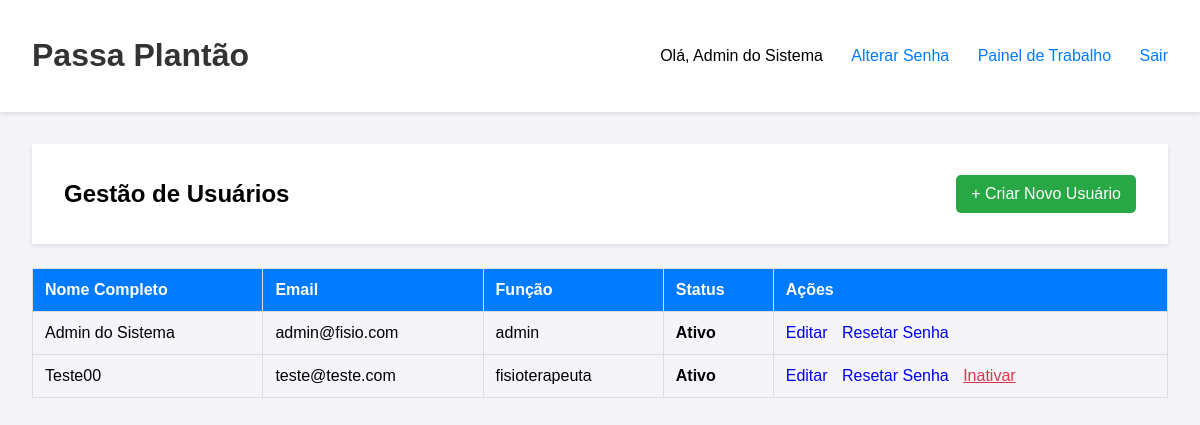
Screenshot of /admin/usuarios (signed in) with the database file from the repository.
### tables this page shows
CREATE TABLE usuarios (
        id INTEGER PRIMARY KEY AUTOINCREMENT,
        nome_completo TEXT NOT NULL,
        email TEXT NOT NULL UNIQUE,
        senha_hash TEXT NOT NULL,
        funcao TEXT NOT NULL DEFAULT 'fisioterapeuta',
        status TEXT NOT NULL DEFAULT 'Ativo',
        precisa_trocar_senha INTEGER NOT NULL DEFAULT 0
    );

### app.py (the view)
@app.route('/admin/usuarios')
@login_required
@admin_required
def lista_usuarios():
    conn = get_db_connection()
    usuarios = conn.execute('SELECT id, nome_completo, email, funcao, status FROM usuarios ORDER BY nome_completo').fetchall()
    conn.close()
    return render_template('admin/lista_usuarios.html', usuarios=usuarios)

### app.py (called while the page is built)
def admin_required(f):
    @wraps(f)
    def decorated_function(*args, **kwargs):
        if not current_user.is_authenticated or current_user.funcao != 'admin':
            flash('Acesso negado. Você precisa ser um administrador para ver esta página.', 'error')
            return redirect(url_for('painel_diario'))
        return f(*args, **kwargs)
    return decorated_function

@app.before_request
def check_force_password_change():
    if current_user.is_authenticated and \
       request.endpoint not in ['logout', 'alterar_senha', 'static']:
        conn = get_db_connection()
        user_data = conn.execute('SELECT precisa_trocar_senha FROM usuarios WHERE id = ?', (current_user.id,)).fetchone()
        conn.close()
        if user_data and user_data['precisa_trocar_senha'] == 1:
            flash('Por segurança, você precisa definir uma nova senha antes de continuar.', 'warning')
            return redirect(url_for('alterar_senha'))

@login_manager.user_loader
def load_user(user_id):
    conn = get_db_connection()
    user_data = conn.execute('SELECT * FROM usuarios WHERE id = ?', (user_id,)).fetchone()
    conn.close()
    if user_data:
        return Usuario(id=user_data['id'], nome_completo=user_data['nome_completo'], email=user_data['email'], funcao=user_data['funcao'])
    return None

def get_db_connection():
    conn = sqlite3.connect(DB_NAME)
    conn.row_factory = sqlite3.Row
    return conn

### templates/admin/lista_usuarios.html (shortened to what this page needs)
{% extends 'base.html' %}
{% block content %}
<div class="header" style="display: flex; justify-content: space-between; align-items: center;">
    <h2>Gestão de Usuários</h2>
    <a href="{{ url_for('criar_usuario') }}" class="btn btn-primary">+ Criar Novo Usuário</a>
</div>
<table class="table">
    <thead>
        <tr>
            <th>Nome Completo</th>
            <th>Email</th>
            <th>Função</th>
            <th>Status</th> <th>Ações</th>
        </tr>
    </thead>
    <tbody>
        {% for usuario in usuarios %}
        <tr {% if usuario['status'] == 'Inativo' %}style="color: #6c757d; background-color: #f8f9fa;"{% endif %}>
            <td>{{ usuario['nome_completo'] }}</td>
            <td>{{ usuario['email'] }}</td>
            <td>{{ usuario['funcao'] }}</td>
            <td><strong>{{ usuario['status'] }}</strong></td> <td class="actions">
                <a href="{{ url_for('editar_usuario', usuario_id=usuario['id']) }}">Editar</a>
                <a href="{{ url_for('resetar_senha', usuario_id=usuario['id']) }}">Resetar Senha</a>
                {% if usuario['status'] == 'Ativo' %}
                    {% if current_user.id != usuario['id'] %}
                    <form action="{{ url_for('inativar_usuario', usuario_id=usuario['id']) }}" method="POST" style="display: inline;">
                        <button type="submit" class="link-button-danger" onclick="return confirm('Tem certeza que deseja INATIVAR este usuário? Ele não poderá mais fazer login.')">
                            Inativar
                        </button>
                    </form>
                    {% endif %}
                {% else %}
                    <form action="{{ url_for('reativar_usuario', usuario_id=usuario['id']) }}" method="POST" style="display: inline;">
                        <button type="submit" class="link-button" style="color: #28a745;">
                            Reativar
                        </button>
                    </form>
                {% endif %}
            </td>
        </tr>
        {% else %}
        <tr>
            <td colspan="4">Nenhum usuário encontrado.</td>
        </tr>
        {% endfor %}
    </tbody>
</table>
{% endblock %}

### templates/base.html (shortened to what this page needs)
<!DOCTYPE html>
<html lang="pt-br">
<head>
</head>
<body>
    <header class="header">
        <h1><a href="{{ url_for('painel_diario') }}">Passa Plantão</a></h1>
   <nav class="header-nav">
    {% if current_user.is_authenticated %}
        <span>Olá, {{ current_user.nome_completo }}</span>
        <a href="{{ url_for('alterar_senha') }}">Alterar Senha</a>
        {% if current_user.funcao == 'admin' %}
            {% if request.endpoint == 'lista_usuarios' or request.endpoint.startswith('admin.') %}
                <a href="{{ url_for('painel_diario') }}">Painel de Trabalho</a>
            {% else %}
                <a href="{{ url_for('lista_usuarios') }}">Gerenciar Usuários</a>
            {% endif %}
        {% endif %}
        <a href="{{ url_for('logout') }}">Sair</a>
    {% endif %}
</nav>
    </header>
    <main class="container">
        {% block content %}{% endblock %}
    </main>
</body>
</html>

### templates/base.html (style rules this page uses)
body { font-family: Arial, sans-serif; margin: 0; background-color: #f4f4f9; }
.container { max-width: 1200px; margin: 0 auto; padding: 2em; }
.header { display: flex; justify-content: space-between; align-items: center; background-color: #fff; padding: 1em 2em; box-shadow: 0 2px 4px rgba(0,0,0,0.1); }
.header h1 a { color: #333; text-decoration: none; }
.header-nav a { color: #007bff; text-decoration: none; margin-left: 1.5em; }

### templates/admin/lista_usuarios.html (style rules this page uses)
.table { width: 100%; border-collapse: collapse; margin-top: 1.5em; }
.table th, .table td { padding: 12px; border: 1px solid #ddd; text-align: left; }
.table th { background-color: #007bff; color: white; }
.actions a { margin-right: 10px; text-decoration: none; }
.link-button, .link-button-danger { background: none; border: none; padding: 0; cursor: pointer; text-decoration: underline; display: inline; margin: 0 10px 0 0; font-size: 1em; font-family: inherit; }
.link-button-danger { color: #dc3545; }
.btn { padding: 10px 15px; border-radius: 5px; text-decoration: none; color: white !important; cursor: pointer; }
.btn-primary { background-color: #28a745; }

### rows the page displays
usuarios: nome_completo "Admin do Sistema", email "admin@fisio.com", funcao "admin", status "Ativo"
usuarios: nome_completo "Teste00", email "teste@teste.com", funcao "fisioterapeuta", status "Ativo"
